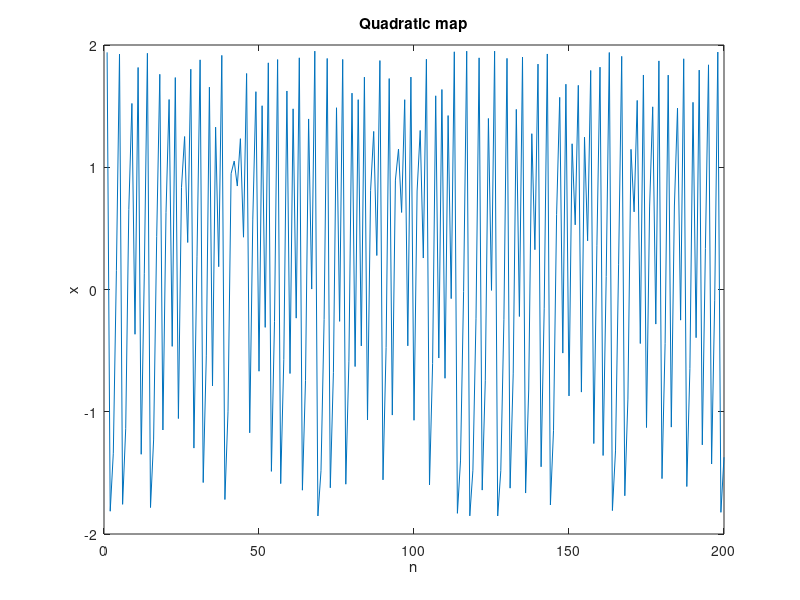

This chart was generated by the following MATLAB code:
%function x=quadratic(n,c,x0)
%_________________________________
%
% Simulation of the Quadratic map.
%    x'=c-x^2
%
% x is the simulated time series.
% n is the number of the simulated points.
% c is the a parameter
% x0 is the initial value for x.
%
%
clear;
close;
clc;

n=200;
c=1.95;
x0=0.1;



% Initialize
x(1,1)=c-x0^2;

% Simulate
for i=2:n
    x(i,1)=c-x(i-1,1)^2;
end

plot(x);
xlabel('n');
ylabel('x');
title('Quadratic map');